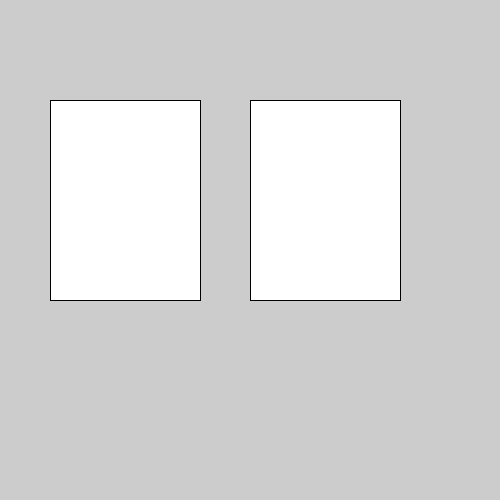
Frame 1 (no input)
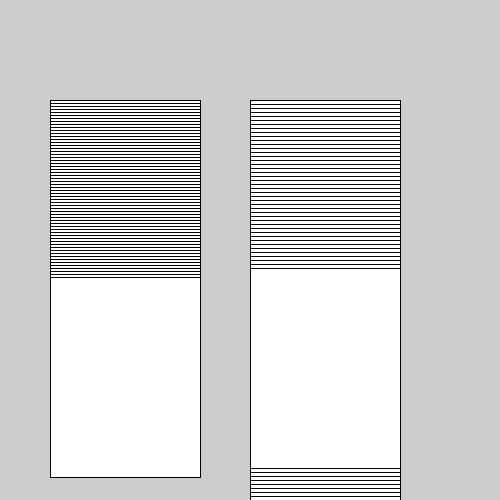
Frame 60 (the mouse pressed at the canvas centre just before this capture)
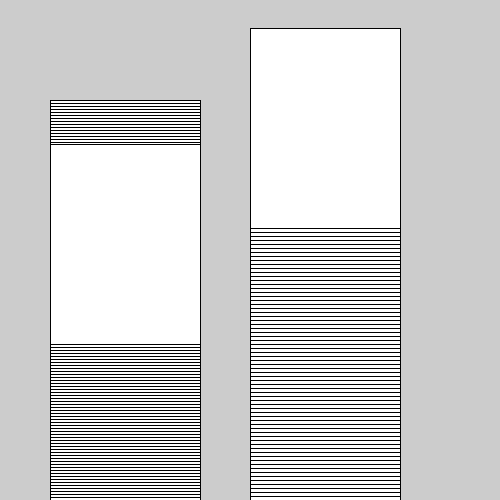
Frame 120 (the mouse held since frame 60 and released just before this capture)

The Processing sketch that drew these frames (run headless with seeded random() and noise(); from frame 60 on, the mouse is pressed at the canvas centre):

// Processing sketch: S06_VARIOS_OBJETOS
// ── S06_VARIOS_OBJETOS.pde
class Objeto {
  int x, y;
  int y_v;
  int altura;

  void desenha() {
    rect(x, y, 150, altura);
  }

  void atualiza() {
    // atualiza posição
    y = y+y_v;

    if (y > height - altura) {
      y = height - altura;
      y_v = - y_v;
    }
    if (y < 0 ) {
      y = 0;
      y_v = - y_v;
    }
  }
}

Objeto obj1, obj2;

void setup() {
  size(500, 500);
  obj1 = new Objeto();
  obj1.x = 50;
  obj1.y = 100;
  obj1.y_v = 3;
  obj1.altura = 200;

  obj2 = new Objeto();
  obj2.x = 250;
  obj2.y = 100;
  obj2.y_v = 4;
  obj2.altura = 200;
}

void draw() {
  // desenha
  obj1.desenha();
  obj2.desenha();
  
  // atualiza
  obj1.atualiza();
  obj2.atualiza();
}
